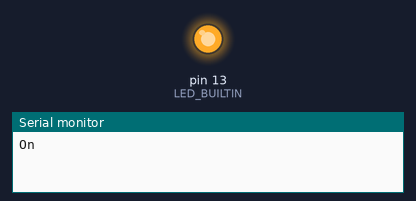
This sketch was run on a simulated Arduino Uno, built with avr-gcc and run on an emulated ATmega328P. Parts: output pins drawn as LEDs (lit = HIGH), the last lines printed to the serial monitor.

Above: at 1.0 s.
At 3.0 s:
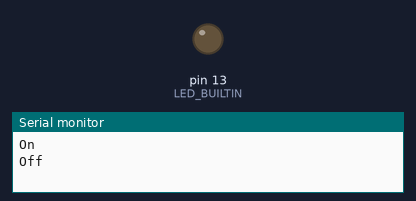
Timing chart, 0 to 5.2 s (numbered marks = the images above):
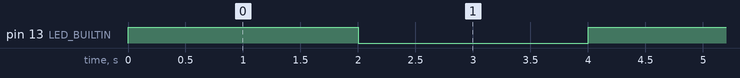

The sketch:

blink_esp8266generic.ino
```cpp
void setup() {
  Serial.begin(115200);
  pinMode(LED_BUILTIN, OUTPUT);
}

void loop() {
  digitalWrite(LED_BUILTIN, HIGH);
  Serial.println("On");
  delay(2000);
  digitalWrite(LED_BUILTIN, LOW);
  Serial.println("Off");
  delay(2000);
}
```

Measured:
- by itself, pin 13 (LED_BUILTIN): alternates HIGH for 2.0 s and LOW for 2.0 s
